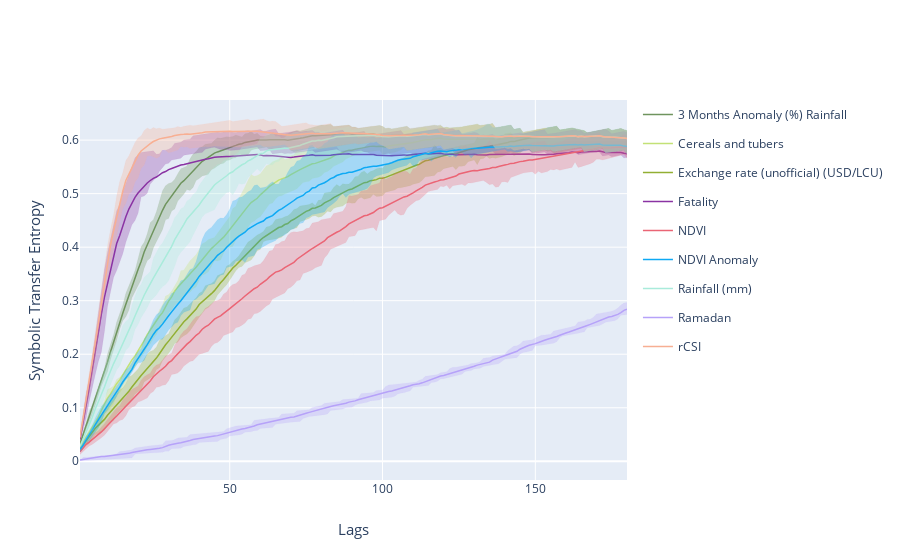

The notebook cell saved with this chart:
### Code cell
# Create figure.
fig = go.Figure()

def plot_quantiles(group):
    statistics_group = group.agg([np.mean, quantile_25, quantile_75], axis = "columns")
    
    # Random color.
    color = list(np.random.choice(range(256), size = 3))
    color_mean = "rgb" + str(tuple(color))
    color.append(0.3)
    color_quantile = "rgba" + str(tuple(color))

    # Plot mean.
    fig.add_trace(go.Scatter(x = statistics_group.index, y = statistics_group["mean"], mode = "lines", name = group.name, legendgroup = group.name, 
                             line = dict(width = 1.5, color = color_mean)))
    # Plot quantiles.
    fig.add_trace(go.Scatter(x = statistics_group.index, y = statistics_group["quantile_25"], legendgroup = group.name, showlegend = False, fill = None, mode = "lines", fillcolor = color_quantile, line = dict(width = .2, color = color_quantile)))
    fig.add_trace(go.Scatter(x = statistics_group.index, y = statistics_group["quantile_75"], legendgroup = group.name, showlegend = False, fill = "tonexty", mode = "lines", fillcolor = color_quantile, line = dict(width = .2, color = color_quantile)))

    fig.update_layout(xaxis_title = dict(text = "Lags", font = dict(size = 15)), 
                      yaxis_title = dict(text = "Symbolic Transfer Entropy", font = dict(size = 15)))
    
df_results_X.groupby(axis = 1, level = 1).apply(plot_quantiles);
fig.show()

### Figure 1 — Plotly figure (JSON) as saved in the notebook; plotly's stock layout.template omitted (floating-point values rounded to 4 significant figures; data arrays with more than 128 entries replaced by an {"elided": "..."} marker saying what was removed)
{"data": [{"legendgroup": "3 Months Anomaly (%) Rainfall", "line": {"color": "rgb(111, 148, 94)", "width": 1.5}, "mode": "lines", "name": "3 Months Anomaly (%) Rainfall", "type": "scatter", "x": {"elided": "180 int values"}, "y": {"elided": "180 float values"}}, {"fillcolor": "rgba(111, 148, 94, 0.3)", "legendgroup": "3 Months Anomaly (%) Rainfall", "line": {"color": "rgba(111, 148, 94, 0.3)", "width": 0.2}, "mode": "lines", "showlegend": false, "type": "scatter", "x": {"elided": "180 int values"}, "y": {"elided": "180 float values"}}, {"fill": "tonexty", "fillcolor": "rgba(111, 148, 94, 0.3)", "legendgroup": "3 Months Anomaly (%) Rainfall", "line": {"color": "rgba(111, 148, 94, 0.3)", "width": 0.2}, "mode": "lines", "showlegend": false, "type": "scatter", "x": {"elided": "180 int values"}, "y": {"elided": "180 float values"}}, {"legendgroup": "Cereals and tubers", "line": {"color": "rgb(195, 225, 118)", "width": 1.5}, "mode": "lines", "name": "Cereals and tubers", "type": "scatter", "x": {"elided": "180 int values"}, "y": {"elided": "180 float values"}}, {"fillcolor": "rgba(195, 225, 118, 0.3)", "legendgroup": "Cereals and tubers", "line": {"color": "rgba(195, 225, 118, 0.3)", "width": 0.2}, "mode": "lines", "showlegend": false, "type": "scatter", "x": {"elided": "180 int values"}, "y": {"elided": "180 float values"}}, {"fill": "tonexty", "fillcolor": "rgba(195, 225, 118, 0.3)", "legendgroup": "Cereals and tubers", "line": {"color": "rgba(195, 225, 118, 0.3)", "width": 0.2}, "mode": "lines", "showlegend": false, "type": "scatter", "x": {"elided": "180 int values"}, "y": {"elided": "180 float values"}}, {"legendgroup": "Exchange rate (unofficial) (USD/LCU)", "line": {"color": "rgb(146, 175, 51)", "width": 1.5}, "mode": "lines", "name": "Exchange rate (unofficial) (USD/LCU)", "type": "scatter", "x": {"elided": "180 int values"}, "y": {"elided": "180 float values"}}, {"fillcolor": "rgba(146, 175, 51, 0.3)", "legendgroup": "Exchange rate (unofficial) (USD/LCU)", "line": {"color": "rgba(146, 175, 51, 0.3)", "width": 0.2}, "mode": "lines", "showlegend": false, "type": "scatter", "x": {"elided": "180 int values"}, "y": {"elided": "180 float values"}}, {"fill": "tonexty", "fillcolor": "rgba(146, 175, 51, 0.3)", "legendgroup": "Exchange rate (unofficial) (USD/LCU)", "line": {"color": "rgba(146, 175, 51, 0.3)", "width": 0.2}, "mode": "lines", "showlegend": false, "type": "scatter", "x": {"elided": "180 int values"}, "y": {"elided": "180 float values"}}, {"legendgroup": "Fatality", "line": {"color": "rgb(138, 51, 163)", "width": 1.5}, "mode": "lines", "name": "Fatality", "type": "scatter", "x": {"elided": "180 int values"}, "y": {"elided": "180 float values"}}, {"fillcolor": "rgba(138, 51, 163, 0.3)", "legendgroup": "Fatality", "line": {"color": "rgba(138, 51, 163, 0.3)", "width": 0.2}, "mode": "lines", "showlegend": false, "type": "scatter", "x": {"elided": "180 int values"}, "y": {"elided": "180 float values"}}, {"fill": "tonexty", "fillcolor": "rgba(138, 51, 163, 0.3)", "legendgroup": "Fatality", "line": {"color": "rgba(138, 51, 163, 0.3)", "width": 0.2}, "mode": "lines", "showlegend": false, "type": "scatter", "x": {"elided": "180 int values"}, "y": {"elided": "180 float values"}}, {"legendgroup": "NDVI", "line": {"color": "rgb(234, 101, 117)", "width": 1.5}, "mode": "lines", "name": "NDVI", "type": "scatter", "x": {"elided": "180 int values"}, "y": {"elided": "180 float values"}}, {"fillcolor": "rgba(234, 101, 117, 0.3)", "legendgroup": "NDVI", "line": {"color": "rgba(234, 101, 117, 0.3)", "width": 0.2}, "mode": "lines", "showlegend": false, "type": "scatter", "x": {"elided": "180 int values"}, "y": {"elided": "180 float values"}}, {"fill": "tonexty", "fillcolor": "rgba(234, 101, 117, 0.3)", "legendgroup": "NDVI", "line": {"color": "rgba(234, 101, 117, 0.3)", "width": 0.2}, "mode": "lines", "showlegend": false, "type": "scatter", "x": {"elided": "180 int values"}, "y": {"elided": "180 float values"}}, {"legendgroup": "NDVI Anomaly", "line": {"color": "rgb(14, 169, 244)", "width": 1.5}, "mode": "lines", "name": "NDVI Anomaly", "type": "scatter", "x": {"elided": "180 int values"}, "y": {"elided": "180 float values"}}, {"fillcolor": "rgba(14, 169, 244, 0.3)", "legendgroup": "NDVI Anomaly", "line": {"color": "rgba(14, 169, 244, 0.3)", "width": 0.2}, "mode": "lines", "showlegend": false, "type": "scatter", "x": {"elided": "180 int values"}, "y": {"elided": "180 float values"}}, {"fill": "tonexty", "fillcolor": "rgba(14, 169, 244, 0.3)", "legendgroup": "NDVI Anomaly", "line": {"color": "rgba(14, 169, 244, 0.3)", "width": 0.2}, "mode": "lines", "showlegend": false, "type": "scatter", "x": {"elided": "180 int values"}, "y": {"elided": "180 float values"}}, {"legendgroup": "Rainfall (mm)", "line": {"color": "rgb(169, 235, 219)", "width": 1.5}, "mode": "lines", "name": "Rainfall (mm)", "type": "scatter", "x": {"elided": "180 int values"}, "y": {"elided": "180 float values"}}, {"fillcolor": "rgba(169, 235, 219, 0.3)", "legendgroup": "Rainfall (mm)", "line": {"color": "rgba(169, 235, 219, 0.3)", "width": 0.2}, "mode": "lines", "showlegend": false, "type": "scatter", "x": {"elided": "180 int values"}, "y": {"elided": "180 float values"}}, {"fill": "tonexty", "fillcolor": "rgba(169, 235, 219, 0.3)", "legendgroup": "Rainfall (mm)", "line": {"color": "rgba(169, 235, 219, 0.3)", "width": 0.2}, "mode": "lines", "showlegend": false, "type": "scatter", "x": {"elided": "180 int values"}, "y": {"elided": "180 float values"}}, {"legendgroup": "Ramadan", "line": {"color": "rgb(182, 162, 249)", "width": 1.5}, "mode": "lines", "name": "Ramadan", "type": "scatter", "x": {"elided": "180 int values"}, "y": {"elided": "180 float values"}}, {"fillcolor": "rgba(182, 162, 249, 0.3)", "legendgroup": "Ramadan", "line": {"color": "rgba(182, 162, 249, 0.3)", "width": 0.2}, "mode": "lines", "showlegend": false, "type": "scatter", "x": {"elided": "180 int values"}, "y": {"elided": "180 float values"}}, {"fill": "tonexty", "fillcolor": "rgba(182, 162, 249, 0.3)", "legendgroup": "Ramadan", "line": {"color": "rgba(182, 162, 249, 0.3)", "width": 0.2}, "mode": "lines", "showlegend": false, "type": "scatter", "x": {"elided": "180 int values"}, "y": {"elided": "180 float values"}}, {"legendgroup": "rCSI", "line": {"color": "rgb(247, 175, 147)", "width": 1.5}, "mode": "lines", "name": "rCSI", "type": "scatter", "x": {"elided": "180 int values"}, "y": {"elided": "180 float values"}}, {"fillcolor": "rgba(247, 175, 147, 0.3)", "legendgroup": "rCSI", "line": {"color": "rgba(247, 175, 147, 0.3)", "width": 0.2}, "mode": "lines", "showlegend": false, "type": "scatter", "x": {"elided": "180 int values"}, "y": {"elided": "180 float values"}}, {"fill": "tonexty", "fillcolor": "rgba(247, 175, 147, 0.3)", "legendgroup": "rCSI", "line": {"color": "rgba(247, 175, 147, 0.3)", "width": 0.2}, "mode": "lines", "showlegend": false, "type": "scatter", "x": {"elided": "180 int values"}, "y": {"elided": "180 float values"}}], "layout": {"xaxis": {"title": {"font": {"size": 15}, "text": "Lags"}}, "yaxis": {"title": {"font": {"size": 15}, "text": "Symbolic Transfer Entropy"}}}}
